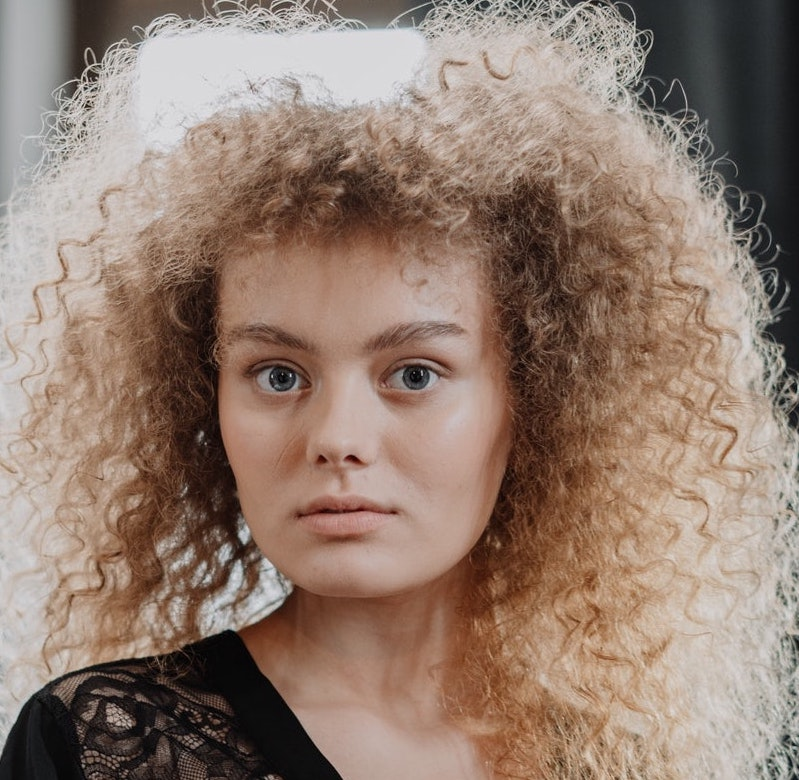
#> input picture girl-no-makeup.jpg, 799 x 780 px
$ jupyter execute --allow-errors Project1-Virtual-Makeup.ipynb   (shell and % lines are left out)
#> lines starting #> are read from the running program, lines starting #| are printed output that depends on the picture
# <font color="blue">Project1: Virtual Makeup </font>
We have already seen interesting applications of facial features and landmarks such as aging, beardify, face swap etc.

In this project, you will build features for a Virtual Makeup application! Given below are a few features that are required to be built in the application.

1. Apply Lipstick
1. Apply Blush
1. Apply Eye-Liners or Eye-Lashes
1. Apply Glasses
1. Apply Eye Color ( Lens Color)
1. Apply Hat/Cap
1. Apply Ear-Rings
1. Change Hair Color

### <font color="green">Your Task</font>
Implement any 2 features from the list above

We have provided a sample image. You can use your own image for experimentation as well as come up with other interesting features.

### <font color="green">Submission</font>
Once you are done, you have to create a video, explaining the main part of the code, upload it to youtube or any other video sharing service and provide the link in the form given in the submission section of the course.

### <font color="green">Marks Distribution</font>

1. Feature 1: 35 marks
1. Video for Feature 1: 15 marks
1. Feature 2: 35 marks
1. Video for Feature 2: 15 marks

[cell 1]
import cv2,sys,dlib,time,math
import numpy as np
import matplotlib.pyplot as plt

Load faceBlendCommon file to use common functions.

[cell 2]
import faceBlendCommon as fbc

[cell 3]
import matplotlib
matplotlib.rcParams['figure.figsize'] = (8.0,8.0)
matplotlib.rcParams['image.cmap'] = 'gray'
matplotlib.rcParams['image.interpolation'] = 'bilinear'

# <font color="blue">Load landmark detector</font>
We have provided code for loading the model for landmark detector.

[cell 4]
# Landmark model location
PREDICTOR_PATH =  "shape_predictor_68_face_landmarks.dat"

# Get the face detector
#> (the rest of this cell did not finish here and is left out)

# <font color="blue">Read Image</font>
We load the image and convert it to RGB format so that it can be used by Dlib and also for displaying using matplotlib.

### <font color="red">You can also use any other image.</font>

[cell 5]
im = cv2.imread("girl-no-makeup.jpg")
#> im is the input picture: shape (780, 799, 3); mean B, G, R 111.7, 124.7, 146.5

imDlib = cv2.cvtColor(im,cv2.COLOR_BGR2RGB)
plt.imshow(imDlib)

# <font color="blue">Calculate Landmarks</font>
We are providing code for calculating the landmarks in this section. So that you can focus on the feature implementation.

#> (a cell that did not finish here is left out)

# <font color="blue">TODO</font>
You have to implement 2 features from the above list. You can also think about a new feature and implement.

# <font color="blue">Feature 1</font>
Write code for the first feature you want to implement from the above list. Display the output image after writing the code.

I chose cheeks to implement Feature 1 of the Virtual Makeup project. I defined the coordinates for the left
(left_cheek) and right (right_cheek) cheeks, taking the ready points from dlib. I got the outer contour of the cheeks.
The idea is that by reducing the area  of the cheek to a certain center of the cheek mass M, we gradually
increase the intensity of the red color (as we know the blush of red). As a result, I have achieved that the blush
has a natural shape and color in the drawing, and the texture of the skin on the blush is preserved.
The MakeBlush function just follows the steps described above.

[cell 7]
def GetCoordinate(old_point, cX, cY, scale):
    x = math.ceil(cX - (scale * (cX - old_point[0])))
    y = math.ceil(cY - (scale * (cY - old_point[1])))
    return x, y


def MakeBlush(image, poly):
    image_hsv = cv2.cvtColor(image, cv2.COLOR_RGB2HSV)

    mZero = np.zeros((image.shape[0], image.shape[1]), dtype=np.uint8)

    cv2.fillPoly(mZero, [poly], (255, 255, 255))

    h = image_hsv[:, :, 0]
    s = image_hsv[:, :, 1]
    v = image_hsv[:, :, 2]

    roi_v = cv2.bitwise_and(v, mZero)

    roi_h = cv2.bitwise_and(h, mZero)

    roi_h = np.where(roi_h < 2, roi_h, roi_h - 2)

    roi_s = cv2.bitwise_and(s, mZero)

    roi_s = np.where(roi_s > 100 - 2, roi_s, roi_s + 2)

    mImg = cv2.merge((roi_h, roi_s, roi_v))
    mImg = cv2.cvtColor(mImg, cv2.COLOR_HSV2RGB)

    cv2.fillPoly(image, [poly], (0, 0, 0))

    image = cv2.bitwise_or(image, mImg)
    return image

#> (a cell that did not finish here is left out)

[cell 9]
image_blush = imDlib.copy()

#> (the rest of this cell did not finish here and is left out)

# <font color="blue">Feature 2</font>
Write code for the second feature you want to implement from the above list. Display the output image after writing the code.

Feature 2 is lips. Here I used ready-made dots from dlib (upper_lips, lower_lips). I chose the color as RGB(255, 0, 94), any other color is possible. I used the addWeighted function with a lipstick overlay factor of 0.3.
Then, using the mask, I put lipstick on the existing lips.

#> (a cell that did not finish here is left out)

[cell 11]
image_lips = image_blush.copy()
image_lips_temp = np.ones(image_lips.shape, image_lips.dtype)
image_lips_temp[:, :, 0] *= 255
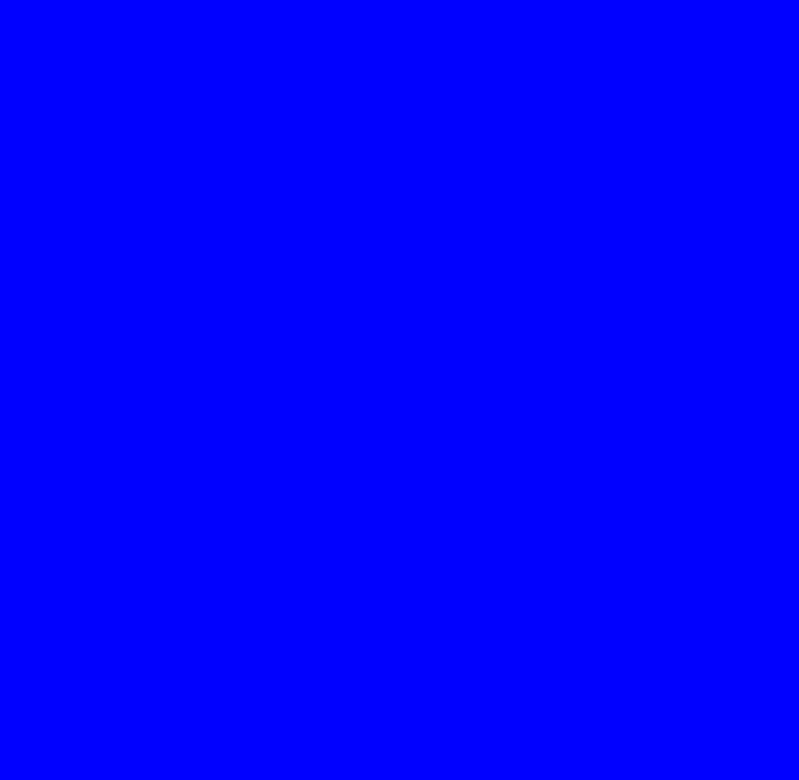
#> image_lips_temp: shape (780, 799, 3); mean of channels 0, 1, 2 255, 1, 1; drawn as B, G, R
image_lips_temp[:, :, 1] *= 0
image_lips_temp[:, :, 2] *= 94
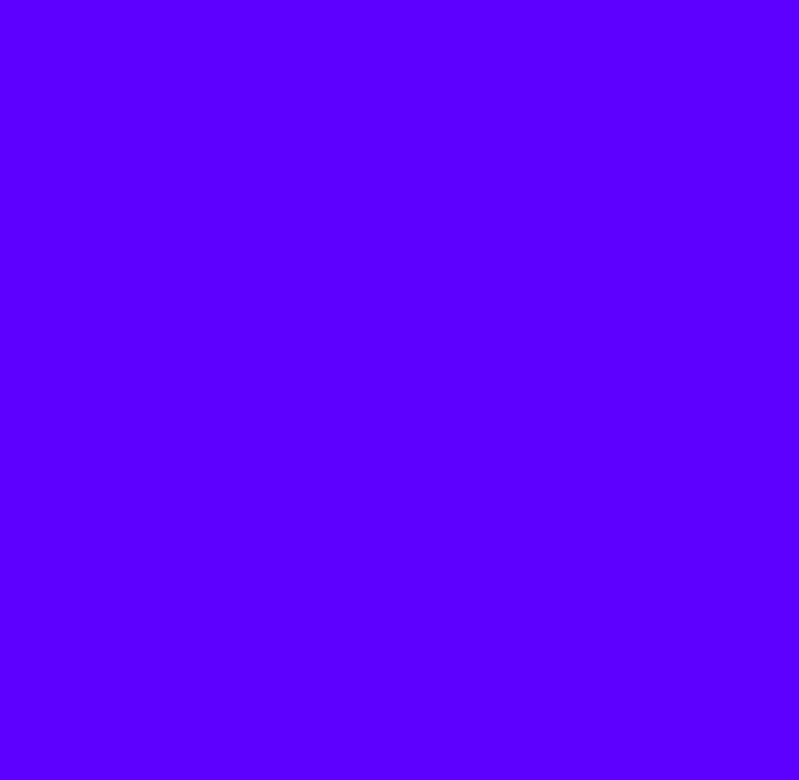
#> image_lips_temp: shape (780, 799, 3); mean of channels 0, 1, 2 255, 0, 94; drawn as B, G, R

image_lips_blended = cv2.addWeighted(image_lips, 0.7, image_lips_temp, 0.3, 0)
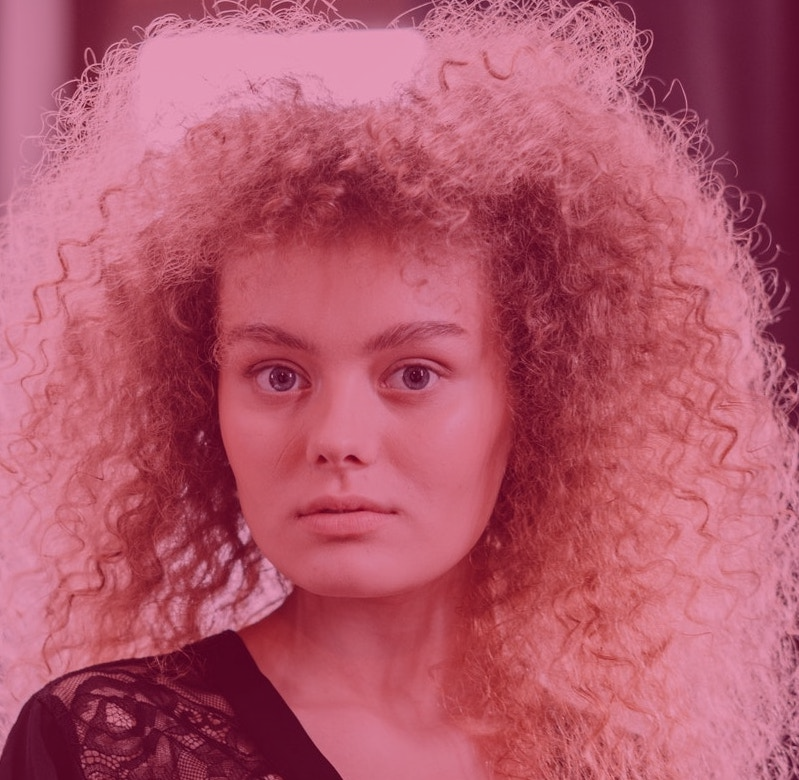
#> image_lips_blended: shape (780, 799, 3); mean R, G, B 179, 87.3, 106.4

mask_blended = np.zeros(image_lips.shape, image_lips.dtype)
#> (the rest of this cell did not finish here and is left out)
